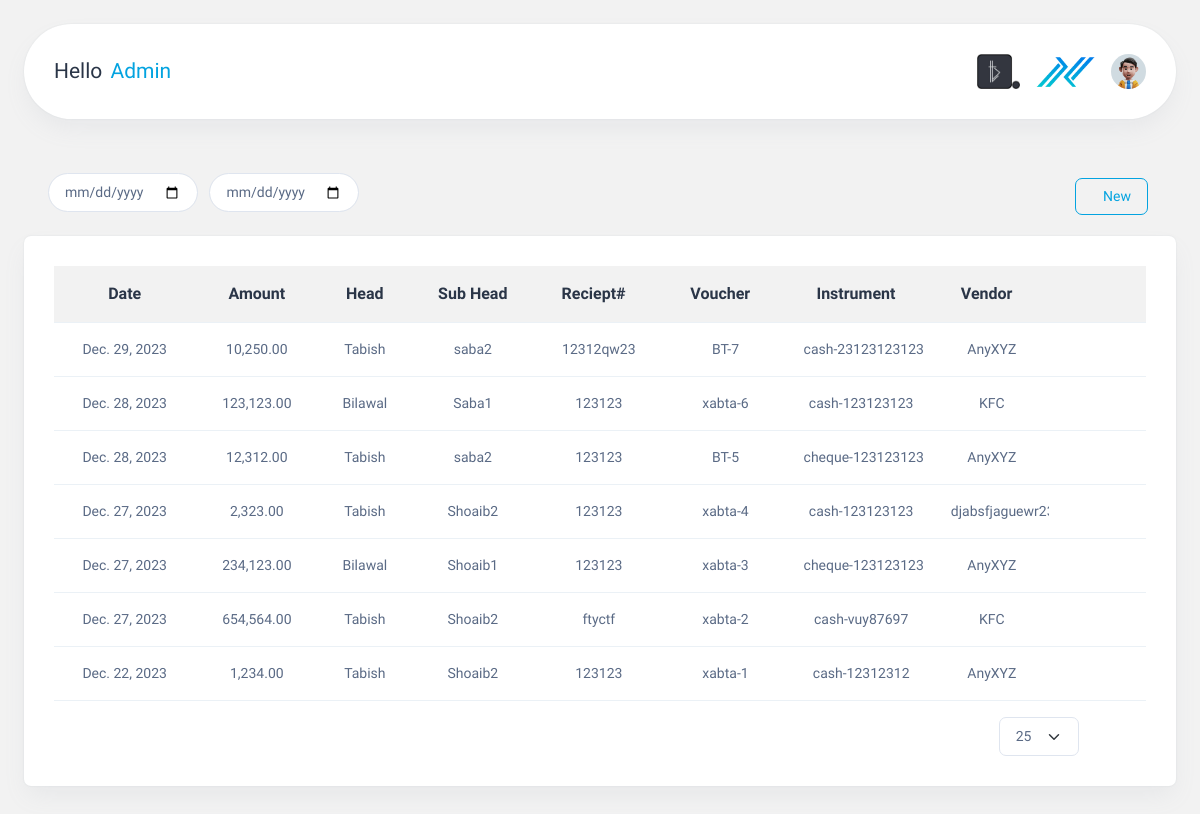
Page / (signed in) on the earlier database version.
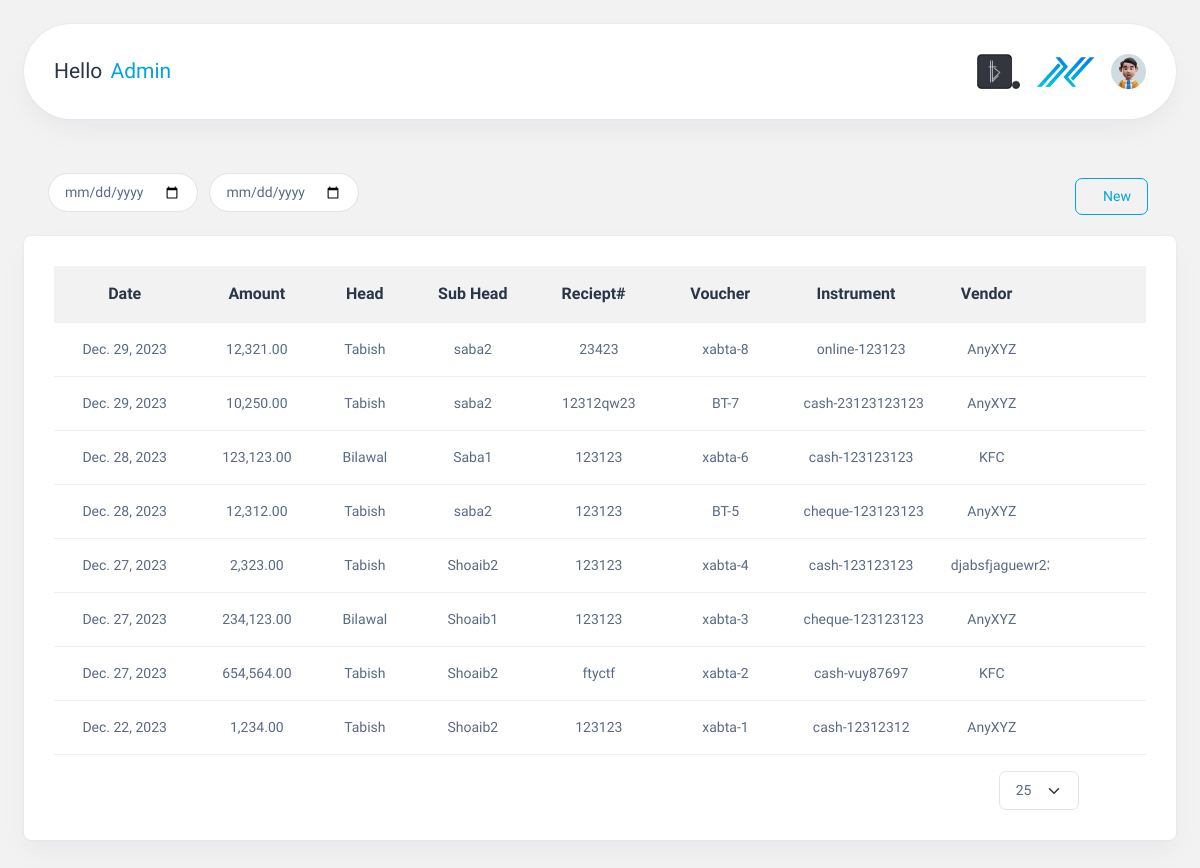
Same page on the later database version.
### Accountapp/models.py (models this page shows, shortened)
class AccountingEntry(models.Model):
    date = models.DateField(auto_now_add=True)
    amount = models.DecimalField(max_digits=20, decimal_places=2)
    head = models.ForeignKey(Head, on_delete=models.CASCADE)
    sub_head = models.ForeignKey(Shead, on_delete=models.CASCADE)
    description = models.TextField()
    receipt_number = models.CharField(max_length=20)
    charge_by = models.ForeignKey(
        charge, on_delete=models.CASCADE, null=True, blank=True
    )
    voucher = models.CharField(max_length=50, null=True, blank=True, unique=True)
    paid_by = models.ForeignKey(paid, on_delete=models.CASCADE, null=True, blank=True)
    claim_by = models.ForeignKey(claim, on_delete=models.CASCADE, null=True, blank=True)
    instrument = models.CharField(
        max_length=10,
        null=True,
        blank=True,
        choices=[("cash", "Cash"), ("cheque", "Cheque"), ("online", "Online Transfer")],
    )
    cash_number = models.CharField(max_length=20, default=0, null=True, blank=True)
    cheque_number = models.CharField(max_length=20, default=0, null=True, blank=True)
    online_number = models.CharField(max_length=20, default=0, null=True, blank=True)
    vendors = models.ForeignKey(Vendor, null=True, blank=True, on_delete=models.CASCADE)
    attachments = models.FileField(upload_to="attachments/", null=True, blank=True)
    comments = models.TextField()

class Head(models.Model):
    name = models.CharField(max_length=50)

class Shead(models.Model):
    head = models.ForeignKey(Head, on_delete=models.CASCADE)
    name = models.CharField(max_length=50)
    class Meta:
        verbose_name = "Sub Head"
        verbose_name_plural = "Sub Heads"
    def __str__(self):
        return self.name

class Vendor(models.Model):
    name = models.CharField(max_length=50, unique=True)
    def __str__(self):
        return self.name

### Accountapp/views.py (the view)
# urls.py: path("", views.showresult, name="submitfile"),
@login_required(login_url="signin")
def showresult(request):
    user = request.user
    accounting_form = AccountingEntry.objects.all().order_by("-id")
    today = date.today()
    return render(request, "submit.html", locals())

### Accountapp/templates/submit.html (shortened to what the changed rows need)
<!DOCTYPE html>
<html lang="en">
  <head>
    {% load static %}
    {% load humanize %}
    <link rel="stylesheet" href="https://code.jquery.com/ui/1.12.1/themes/base/jquery-ui.css" />
    <link rel="stylesheet" href="{% static 'css/styles.min.css' %}" />
    <link rel="stylesheet" href="{% static 'css/custom.css' %}" />
  </head>
  <body>
    <div class="page-wrapper" id="main-wrapper" data-layout="horizontal" data-navbarbg="skin6" data-header-position="fixed">
      <div class="body-wrapper">
        <div class="container-fluid pt-3">
          <div class="card">
            <div class="card-body">
              <div class="table-responsive">
                <table id="accounting-table" class="table text-nowrap mb-0 align-middle">
                  <thead class="text-dark fs-4 text-center">
                    <tr>
                      <th>Date</th>
                      <th>Amount</th>
                      <th>Head</th>
                      <th>Sub Head</th>
                      <th>
                        Reciept# <a id="drop2" data-bs-toggle="dropdown" aria-expanded="false" class="btn btn-primary text-primary" style="background-color: transparent; border: none; padding: 0; margin: -2px -6px -3px 0px;"><i class="ti ti-chevron-down"></i></a>
                      </th>
                      <th>
                        Voucher <button id="drop2" data-bs-toggle="dropdown" aria-expanded="false" class="btn btn-primary text-primary" style="background-color: transparent; border: none; padding: 0; margin: -2px -6px -3px 0px;"><i class="ti ti-chevron-down"></i></button>
                      </th>
                      <th>
                        Instrument <button id="drop2" data-bs-toggle="dropdown" aria-expanded="false" class="btn btn-primary text-primary" style="background-color: transparent; border: none; padding: 0; margin: -2px -6px -3px 0px;"><i class="ti ti-chevron-down"></i></button>
                      </th>
                      <th>
                        Vendor <button id="drop2" data-bs-toggle="dropdown" aria-expanded="false" class="btn btn-primary text-primary" style="background-color: transparent; border: none; padding: 0; margin: -2px -6px -3px 0px;"><i class="ti ti-chevron-down"></i></button>
                      </th>
                      <th>
                        <div class="d-flex justify-content-center">
                          <div>
                            <a class="nav-icon-hover text-primary" href="javascript:void(0)" id="drop3" data-bs-toggle="dropdown" aria-expanded="false"><i class="ti ti-dots" style="font-size: 1rem;"></i></a>
                          </div>
                        </div>
                      </th>
                    </tr>
                  </thead>
                  <tbody>
                    {% for entry in accounting_form|slice:':' %}
                      <tr class="text-center">
                        <td>{{ entry.date }}</td>
                        <td>{{ entry.amount|floatformat:2|intcomma }}</td>
                        <td>{{ entry.head.name }}</td>
                        <td>{{ entry.sub_head }}</td>
                        <td>{{ entry.receipt_number }}</td>
                        <td>{{ entry.voucher }}</td>
                        {% if entry.instrument == 'cash' or entry.instrument == 'Cash' %}
                          <td class="instrument">{{ entry.instrument }}-{{ entry.cash_number }}</td>
                        {% elif entry.instrument == 'Cheque' or entry.instrument == 'cheque' %}
                          <td class="instrument">{{ entry.instrument }}-{{ entry.cheque_number }}</td>
                        {% else %}
                          <td class="instrument">{{ entry.instrument }}-{{ entry.online_number }}</td>
                        {% endif %}
                        <td class="vendor">{{ entry.vendors }}</td>
                        <td>
                          <button class="text-primary accordion-toggle" data-target="#details{{ entry.id }}" style="background-color: transparent; border: none; padding: 0;"><i class="ti ti-chevron-down" style="font-size: 1.1rem;"></i></button>
                          {% if entry.date == today %}
                            <a href="{% url 'editfile' entry.id %}" class="edit-button text-nowrap text-primary"><i class="ti ti-edit" style="font-size: 1.1rem;"></i></a>
                            <a href="{% url 'deletefile' entry.id %}" class="delete-button text-nowrap text-primary" onclick="return confirm('Are you sure you want to delete this entry?');"><i class="ti ti-trash" style="font-size: 1.1rem;"></i></a>
                          {% else %}
                            <span class="edit-button disabled text-nowrap text-primary"><i class="ti ti-edit" style="font-size: 1.1rem;"></i></span>
                            <span class="delete-button disabled text-nowrap text-primary"><i class="ti ti-trash" style="font-size: 1.1rem;"></i></span>
                          {% endif %}
                        </td>
                      </tr>
                    {% endfor %}
                  </tbody>
                </table>
              </div>
            </div>
          </div>
        </div>
      </div>
    </div>
  </body>
</html>

Differences in the rows shown:
added AccountingEntry: date "Dec. 29, 2023", amount "12,321.00", head.name "Tabish", sub_head "saba2", receipt_number "23423", voucher "xabta-8", instrument "online", online_number "123123", vendors "AnyXYZ"
